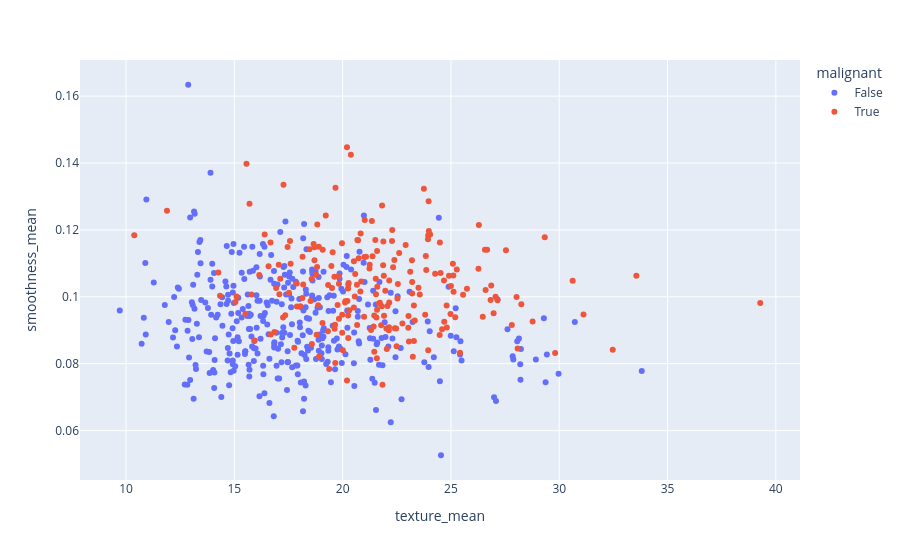

Write notebook code for a chart like this one.
### Code cell
pd.concat([df_train, df_test], ignore_index=True).plot(kind='scatter', x='texture_mean', y='smoothness_mean', color='malignant')

### Figure 1 — Plotly figure (JSON) as saved in the notebook; plotly's stock layout.template omitted (floating-point values rounded to 4 significant figures; data arrays with more than 128 entries replaced by an {"elided": "..."} marker saying what was removed)
{"data": [{"hovertemplate": "malignant=False<br>texture_mean=%{x}<br>smoothness_mean=%{y}<extra></extra>", "legendgroup": "False", "marker": {"color": "#636efa", "symbol": "circle"}, "mode": "markers", "name": "False", "orientation": "v", "showlegend": true, "x": {"elided": "357 float values"}, "xaxis": "x", "y": {"elided": "357 float values"}, "yaxis": "y", "type": "scatter"}, {"hovertemplate": "malignant=True<br>texture_mean=%{x}<br>smoothness_mean=%{y}<extra></extra>", "legendgroup": "True", "marker": {"color": "#EF553B", "symbol": "circle"}, "mode": "markers", "name": "True", "orientation": "v", "showlegend": true, "x": {"elided": "212 float values"}, "xaxis": "x", "y": {"elided": "212 float values"}, "yaxis": "y", "type": "scatter"}], "layout": {"xaxis": {"anchor": "y", "domain": [0.0, 1.0], "title": {"text": "texture_mean"}}, "yaxis": {"anchor": "x", "domain": [0.0, 1.0], "title": {"text": "smoothness_mean"}}, "legend": {"title": {"text": "malignant"}, "tracegroupgap": 0}, "margin": {"t": 60}}}
